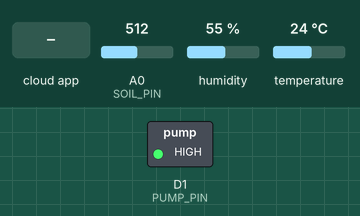
Recording of a sketch running on a simulated ESP8266 (NodeMCU). Parts: switched loads named in the sketch (green lamp = pin HIGH). The inputs (shaded band) are chosen by the test bench; at power-on: A0 (SOIL_PIN) = 512, humidity 55 %, temperature 24 °C. WiFi joins after 1.5 s; servers stay silent unless stated; the local clock reads 2024-03-15 10:24:30 at power-on unless the sketch sets it; random numbers use the default seed unless the sketch sets one; the Firebase database answers and starts empty; what the sketch prints to the serial monitor is not drawn.

Above: at 5.6 s.
5.7 s: the phone or cloud app sets pumpCommand to 1
At 10.5 s:
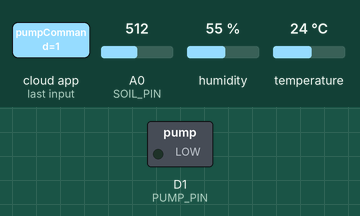
Timing chart, 0 to 12.0 s (numbered marks = the images above; inputs shaded):
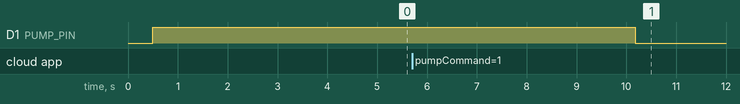

The sketch:

crop_monitor.ino
```cpp
/*
 * AgroSmart ESP8266 Firmware v4.0 (Memory-Optimized)
 *
 * Single FirebaseData object + polling (no stream).
 * Saves ~10KB RAM vs stream approach.
 *
 * Paths:
 *   Live:     /users/{USER_ID}/field/live
 *   Settings: /users/{USER_ID}/field/settings
 *   History:  /users/{USER_ID}/field/history/{yyyy-mm}/days/{dd-mm-yyyy}/records/{hh:mm}
 *   DailyAvg: /users/{USER_ID}/field/history/{yyyy-mm}/days/{dd-mm-yyyy}/dailyAvg
 *   Alerts:   /users/{USER_ID}/field/alerts
 *
 * Pump control:
 *   App writes → /live/pumpCommand   (ESP reads)
 *   ESP writes → /live/pumpStatus    (App reads for display)
 */

#include <ESP8266WiFi.h>
#include <FirebaseESP8266.h>
#include <DHT.h>
#include <time.h>

// ── CONFIG ──
char ssid[] = "CITAR-NW-BH";
char password[] = "CIT@R@98";

#define FIREBASE_HOST "fir-42101-default-rtdb.firebaseio.com"
#define FIREBASE_AUTH "svXqzvzdtZSqz8IaqBADw3POATaJLcPiCC5yFwrn"
#define USER_ID       "default_user"
#define DEVICE_ID     "field-001"

#define NTP_SERVER    "pool.ntp.org"
#define GMT_OFFSET    19800  // IST UTC+5:30

// ── PINS ──
#define DHTPIN    D4
#define DHTTYPE   DHT22
#define SOIL_PIN  A0
#define PUMP_PIN  D1

// ── INTERVALS ──
#define LIVE_INTERVAL      10000UL   // 10s  - sensor + poll
#define HISTORY_INTERVAL   300000UL  // 5min - graph data
#define DAILY_AVG_INTERVAL 900000UL  // 15min
#define PUMP_COOLDOWN      30000UL   // 30s min between toggles
#define SETTINGS_INTERVAL  15000UL   // 15s - poll settings

// ── SOIL CALIBRATION ──
#define SOIL_RAW_DRY  1024
#define SOIL_RAW_WET  200

// ── OBJECTS (single FirebaseData = single SSL connection) ──
DHT dht(DHTPIN, DHTTYPE);
FirebaseData fbdo;
FirebaseConfig fbConfig;
FirebaseAuth fbAuth;

// ── TIMING ──
unsigned long lastLive     = 0;
unsigned long lastHistory  = 0;
unsigned long lastDailyAvg = 0;
unsigned long lastSettings = 0;
unsigned long lastPumpToggle = 0;

// ── SETTINGS (from Firebase) ──
bool  autoIrrigation = false;
float minMoisture    = 35.0;
float maxMoisture    = 75.0;
float maxTemperature = 32.0;

// ── SENSOR VALUES ──
float currentTemp     = 0;
float currentHumidity = 0;
int   currentMoisture = 0;

// ── PUMP STATE ──
bool isPumpRunning        = false;
bool manualPumpCmd        = false;
bool manualOverrideActive = false;
unsigned long manualOverrideTime = 0;
#define MANUAL_OVERRIDE_WINDOW 60000UL  // 60s

// ── MISC ──
int  heartbeat    = 0;
bool ntpSynced    = false;
float dailyTempSum = 0, dailyHumSum = 0, dailyMoistSum = 0;
int   dailyCount   = 0;
int   currentDay   = -1;

// ── HELPERS ──

String basePath() {
  return String(F("/users/")) + USER_ID + F("/field");
}

bool isNtpValid() {
  return time(nullptr) > 1577836800;
}

String getMonthKey() {
  time_t now = time(nullptr);
  struct tm* t = localtime(&now);
  char buf[8];
  snprintf(buf, sizeof(buf), "%04d-%02d", t->tm_year + 1900, t->tm_mon + 1);
  return String(buf);
}

String getDateKey() {
  time_t now = time(nullptr);
  struct tm* t = localtime(&now);
  char buf[12];
  snprintf(buf, sizeof(buf), "%02d-%02d-%04d", t->tm_mday, t->tm_mon + 1, t->tm_year + 1900);
  return String(buf);
}

String getTimeKey() {
  time_t now = time(nullptr);
  struct tm* t = localtime(&now);
  char buf[6];
  snprintf(buf, sizeof(buf), "%02d:%02d", t->tm_hour, t->tm_min);
  return String(buf);
}

int getDayOfMonth() {
  time_t now = time(nullptr);
  return localtime(&now)->tm_mday;
}

unsigned long getEpoch() {
  return (unsigned long)time(nullptr);
}

// ══════════════════════════════════════
// SETUP
// ══════════════════════════════════════

void setup() {
  Serial.begin(115200);
  delay(500);
  Serial.println(F("\n[AgroSmart v4.0 - Memory Optimized]"));

  // Pins
  pinMode(PUMP_PIN, OUTPUT);
  digitalWrite(PUMP_PIN, HIGH);  // OFF (active LOW)
  isPumpRunning = false;

  // DHT
  dht.begin();
  delay(2000);

  // WiFi
  WiFi.mode(WIFI_STA);
  WiFi.setAutoReconnect(true);
  WiFi.persistent(true);
  WiFi.begin(ssid, password);
  Serial.print(F("WiFi"));
  int tries = 0;
  while (WiFi.status() != WL_CONNECTED && tries < 40) {
    delay(500);
    Serial.print('.');
    tries++;
  }
  if (WiFi.status() == WL_CONNECTED) {
    Serial.print(F(" OK IP:"));
    Serial.println(WiFi.localIP());
  } else {
    Serial.println(F(" FAIL"));
  }

  // NTP
  configTime(GMT_OFFSET, 0, NTP_SERVER);
  tries = 0;
  while (!isNtpValid() && tries < 20) { delay(500); tries++; }
  ntpSynced = isNtpValid();
  Serial.printf("NTP: %s\n", ntpSynced ? "OK" : "FAIL");

  // Firebase - single connection
  fbConfig.database_url = FIREBASE_HOST;
  fbConfig.signer.tokens.legacy_token = FIREBASE_AUTH;
  Firebase.begin(&fbConfig, &fbAuth);
  Firebase.reconnectWiFi(true);
  fbdo.setBSSLBufferSize(1024, 1024);

  Serial.printf("Heap: %d\n", ESP.getFreeHeap());

  // Fetch initial state
  fetchSettings();
  fetchPumpCommand();

  // Sync actual relay state to Firebase
  String sp = basePath() + F("/live/pumpStatus");
  Firebase.setBool(fbdo, sp, isPumpRunning);

  Serial.printf("Ready! Auto:%s Min:%.0f Max:%.0f\n",
    autoIrrigation ? "ON" : "OFF", minMoisture, maxMoisture);
}

// ══════════════════════════════════════
// LOOP
// ══════════════════════════════════════

void loop() {
  // WiFi reconnect
  if (WiFi.status() != WL_CONNECTED) {
    Serial.println(F("WiFi lost, reconnecting..."));
    WiFi.begin(ssid, password);
    delay(5000);
    return;
  }

  // Read sensors
  readSensors();

  // Apply pump logic
  applyPumpLogic();

  unsigned long now = millis();

  // Poll pumpCommand + send live data (every 10s)
  if (now - lastLive >= LIVE_INTERVAL) {
    fetchPumpCommand();   // Check if app sent a command
    updateLiveData();
    lastLive = now;
  }

  // Poll settings (every 15s)
  if (now - lastSettings >= SETTINGS_INTERVAL) {
    fetchSettings();
    lastSettings = now;
  }

  // History (every 5min)
  if (now - lastHistory >= HISTORY_INTERVAL || lastHistory == 0) {
    uploadHistory();
    lastHistory = now;
  }

  // Daily average (every 15min)
  if (now - lastDailyAvg >= DAILY_AVG_INTERVAL || lastDailyAvg == 0) {
    updateDailyAvg();
    lastDailyAvg = now;
  }

  delay(200);
}

// ══════════════════════════════════════
// SENSORS
// ══════════════════════════════════════

void readSensors() {
  int raw = analogRead(SOIL_PIN);
  currentMoisture = constrain(map(raw, SOIL_RAW_DRY, SOIL_RAW_WET, 0, 100), 0, 100);

  float t = dht.readTemperature();
  float h = dht.readHumidity();
  if (!isnan(t)) currentTemp = t;
  if (!isnan(h)) currentHumidity = h;
}

// ══════════════════════════════════════
// PUMP LOGIC
// ══════════════════════════════════════

void applyPumpLogic() {
  if (autoIrrigation) {
    unsigned long now = millis();

    // Manual override window (app command during auto mode)
    if (manualOverrideActive) {
      if (now - manualOverrideTime < MANUAL_OVERRIDE_WINDOW) {
        if (manualPumpCmd != isPumpRunning) {
          setPumpState(manualPumpCmd);
        }
        return;
      }
      manualOverrideActive = false;
    }

    // Cooldown
    if (now - lastPumpToggle < PUMP_COOLDOWN && lastPumpToggle != 0) return;

    // Auto ON: soil too dry
    if (currentMoisture < (int)minMoisture && !isPumpRunning) {
      setPumpState(true);
      lastPumpToggle = now;
      pushAlert("lowMoisture",
        "Auto-irrigation activated. Soil moisture below threshold.",
        (float)currentMoisture, minMoisture);
    }
    // Auto OFF: soil wet enough
    else if (currentMoisture >= (int)maxMoisture && isPumpRunning) {
      setPumpState(false);
      lastPumpToggle = now;
      pushAlert("pumpDeactivated",
        "Auto-irrigation stopped. Soil moisture restored.",
        (float)currentMoisture, maxMoisture);
    }

  } else {
    // Manual mode: follow app command
    if (manualPumpCmd != isPumpRunning) {
      setPumpState(manualPumpCmd);
    }
  }
}

void setPumpState(bool turnOn) {
  if (isPumpRunning == turnOn) return;
  isPumpRunning = turnOn;
  digitalWrite(PUMP_PIN, turnOn ? LOW : HIGH);

  Serial.printf("PUMP: %s\n", turnOn ? "ON" : "OFF");

  // Write to pumpStatus (ESP owns this, app reads for display)
  String p = basePath() + F("/live/pumpStatus");
  if (!Firebase.setBool(fbdo, p, turnOn)) {
    Serial.println(F("pumpStatus sync fail"));
  }
}

// ══════════════════════════════════════
// FIREBASE POLLING (replaces stream)
// ══════════════════════════════════════

void fetchPumpCommand() {
  String p = basePath() + F("/live/pumpCommand");
  if (Firebase.getBool(fbdo, p)) {
    bool cmd = fbdo.boolData();
    if (cmd != manualPumpCmd) {
      manualPumpCmd = cmd;
      Serial.printf("PumpCmd: %s\n", cmd ? "ON" : "OFF");

      if (!autoIrrigation) {
        setPumpState(manualPumpCmd);
      } else {
        // In auto mode: activate manual override
        manualOverrideActive = true;
        manualOverrideTime = millis();
        setPumpState(manualPumpCmd);
      }
      lastPumpToggle = millis();
    }
  }
  // If key doesn't exist yet, that's fine — default is false
}

void fetchSettings() {
  String p = basePath() + F("/settings");
  if (Firebase.getJSON(fbdo, p)) {
    FirebaseJson &json = fbdo.jsonObject();
    FirebaseJsonData jd;

    bool prevAuto = autoIrrigation;

    json.get(jd, "autoIrrigation");
    if (jd.success) autoIrrigation = jd.boolValue;

    json.get(jd, "minMoisture");
    if (jd.success) minMoisture = jd.floatValue;

    json.get(jd, "maxMoisture");
    if (jd.success) maxMoisture = jd.floatValue;

    json.get(jd, "maxTemperature");
    if (jd.success) maxTemperature = jd.floatValue;

    // If auto mode changed, reset override
    if (prevAuto != autoIrrigation) {
      manualOverrideActive = false;
      Serial.printf("Auto: %s\n", autoIrrigation ? "ON" : "OFF");
    }
  }
}

// ══════════════════════════════════════
// LIVE DATA (every 10s)
// ══════════════════════════════════════

void updateLiveData() {
  if (isnan(currentTemp) || isnan(currentHumidity)) return;

  heartbeat++;

  FirebaseJson json;
  json.set("temperature", currentTemp);
  json.set("humidity", currentHumidity);
  json.set("soilMoisture", currentMoisture);
  json.set("heartbeat", heartbeat);
  json.set("timestamp/.sv", "timestamp");
  json.set("deviceId", DEVICE_ID);
  json.set("dht22/temperature", currentTemp);
  json.set("dht22/humidity", currentHumidity);

  String p = basePath() + F("/live");
  if (Firebase.updateNode(fbdo, p, json)) {
    Serial.printf("T:%.1f H:%.1f M:%d%% P:%s HB:%d H:%d\n",
      currentTemp, currentHumidity, currentMoisture,
      isPumpRunning ? "ON" : "OFF", heartbeat, ESP.getFreeHeap());
  } else {
    Serial.println(F("Live update fail"));
  }

  // Accumulate for daily avg
  dailyTempSum += currentTemp;
  dailyHumSum += currentHumidity;
  dailyMoistSum += currentMoisture;
  dailyCount++;

  // Reset on day change
  if (ntpSynced) {
    int today = getDayOfMonth();
    if (currentDay != -1 && currentDay != today) {
      dailyTempSum = currentTemp;
      dailyHumSum = currentHumidity;
      dailyMoistSum = currentMoisture;
      dailyCount = 1;
    }
    currentDay = today;
  }
}

// ══════════════════════════════════════
// HISTORY (every 5min)
// ══════════════════════════════════════

void uploadHistory() {
  if (!ntpSynced || isnan(currentTemp) || isnan(currentHumidity)) return;

  FirebaseJson json;
  json.set("dht22/temperature", currentTemp);
  json.set("dht22/humidity", currentHumidity);
  json.set("soilMoisture", currentMoisture);

  String p = basePath() + "/history/" + getMonthKey()
    + "/days/" + getDateKey() + "/records/" + getTimeKey();

  if (Firebase.setJSON(fbdo, p, json)) {
    Serial.printf("HIST: %s %s\n", getDateKey().c_str(), getTimeKey().c_str());
  }
}

// ══════════════════════════════════════
// DAILY AVERAGE (every 15min)
// ══════════════════════════════════════

void updateDailyAvg() {
  if (!ntpSynced || dailyCount == 0) return;

  float aT = ((int)((dailyTempSum / dailyCount) * 100)) / 100.0;
  float aH = ((int)((dailyHumSum / dailyCount) * 100)) / 100.0;
  float aM = ((int)((dailyMoistSum / dailyCount) * 100)) / 100.0;

  String p = basePath() + "/history/" + getMonthKey()
    + "/days/" + getDateKey() + "/dailyAvg";

  FirebaseJson json;
  json.set("temperature", aT);
  json.set("humidity", aH);
  json.set("soilMoisture", aM);

  if (Firebase.setJSON(fbdo, p, json)) {
    Serial.printf("AVG(%d): T%.1f H%.1f M%.1f\n", dailyCount, aT, aH, aM);
  }
}

// ══════════════════════════════════════
// ALERTS
// ══════════════════════════════════════

void pushAlert(const char* type, const char* msg, float val, float thresh) {
  if (!ntpSynced) return;

  String id = "alert-" + String(getEpoch()) + String(random(100, 999));
  String p = basePath() + "/alerts/" + id;

  FirebaseJson json;
  json.set("type", type);
  json.set("message", msg);
  json.set("value", val);
  json.set("threshold", thresh);
  json.set("ts/.sv", "timestamp");
  json.set("deviceId", DEVICE_ID);
  json.set("source", "ESP8266");

  Firebase.setJSON(fbdo, p, json);
}
```

Measured:
- after the input at 5.7 s, D1 (PUMP_PIN): HIGH → LOW after 4.5 s
